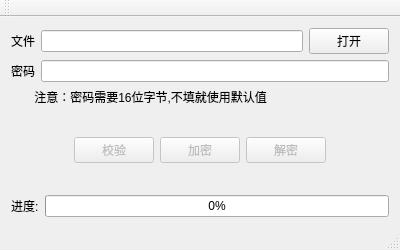
<?xml version="1.0" encoding="UTF-8"?>
<ui version="4.0">
 <class>FileEncrypt</class>
 <widget class="QMainWindow" name="FileEncrypt">
  <property name="windowModality">
   <enum>Qt::ApplicationModal</enum>
  </property>
  <property name="geometry">
   <rect>
    <x>0</x>
    <y>0</y>
    <width>400</width>
    <height>250</height>
   </rect>
  </property>
  <property name="maximumSize">
   <size>
    <width>400</width>
    <height>250</height>
   </size>
  </property>
  <property name="windowTitle">
   <string>FileEncrypt(v1.0) by kxf 2019-01-31</string>
  </property>
  <widget class="QWidget" name="centralWidget">
   <layout class="QVBoxLayout" name="verticalLayout_2">
    <item>
     <layout class="QHBoxLayout" name="horizontalLayout">
      <item>
       <widget class="QLabel" name="label">
        <property name="text">
         <string>文件</string>
        </property>
       </widget>
      </item>
      <item>
       <widget class="QLineEdit" name="fileLE"/>
      </item>
      <item>
       <widget class="QPushButton" name="openBtn">
        <property name="text">
         <string>打开</string>
        </property>
       </widget>
      </item>
     </layout>
    </item>
    <item>
     <layout class="QVBoxLayout" name="verticalLayout">
      <item>
       <layout class="QHBoxLayout" name="horizontalLayout_2">
        <item>
         <widget class="QLabel" name="label_2">
          <property name="text">
           <string>密码</string>
          </property>
         </widget>
        </item>
        <item>
         <widget class="QLineEdit" name="pwdLE"/>
        </item>
       </layout>
      </item>
      <item>
       <widget class="QLabel" name="label_3">
        <property name="text">
         <string>       注意：密码需要16位字节,不填就使用默认值</string>
        </property>
       </widget>
      </item>
     </layout>
    </item>
    <item>
     <spacer name="verticalSpacer_2">
      <property name="orientation">
       <enum>Qt::Vertical</enum>
      </property>
      <property name="sizeHint" stdset="0">
       <size>
        <width>20</width>
        <height>40</height>
       </size>
      </property>
     </spacer>
    </item>
    <item>
     <layout class="QHBoxLayout" name="horizontalLayout_4">
      <item>
       <spacer name="horizontalSpacer">
        <property name="orientation">
         <enum>Qt::Horizontal</enum>
        </property>
        <property name="sizeHint" stdset="0">
         <size>
          <width>40</width>
          <height>20</height>
         </size>
        </property>
       </spacer>
      </item>
      <item>
       <widget class="QPushButton" name="hashCheckBtn">
        <property name="enabled">
         <bool>false</bool>
        </property>
        <property name="text">
         <string>校验</string>
        </property>
       </widget>
      </item>
      <item>
       <widget class="QPushButton" name="enBtn">
        <property name="enabled">
         <bool>false</bool>
        </property>
        <property name="text">
         <string>加密</string>
        </property>
       </widget>
      </item>
      <item>
       <widget class="QPushButton" name="deBtn">
        <property name="enabled">
         <bool>false</bool>
        </property>
        <property name="text">
         <string>解密</string>
        </property>
       </widget>
      </item>
      <item>
       <spacer name="horizontalSpacer_2">
        <property name="orientation">
         <enum>Qt::Horizontal</enum>
        </property>
        <property name="sizeHint" stdset="0">
         <size>
          <width>40</width>
          <height>20</height>
         </size>
        </property>
       </spacer>
      </item>
     </layout>
    </item>
    <item>
     <spacer name="verticalSpacer">
      <property name="orientation">
       <enum>Qt::Vertical</enum>
      </property>
      <property name="sizeHint" stdset="0">
       <size>
        <width>20</width>
        <height>40</height>
       </size>
      </property>
     </spacer>
    </item>
    <item>
     <layout class="QHBoxLayout" name="horizontalLayout_3">
      <item>
       <widget class="QLabel" name="label_4">
        <property name="text">
         <string>进度:</string>
        </property>
       </widget>
      </item>
      <item>
       <widget class="QProgressBar" name="progressBar">
        <property name="value">
         <number>0</number>
        </property>
       </widget>
      </item>
     </layout>
    </item>
   </layout>
   <zorder>verticalSpacer_2</zorder>
   <zorder>verticalSpacer</zorder>
  </widget>
  <widget class="QMenuBar" name="menuBar">
   <property name="geometry">
    <rect>
     <x>0</x>
     <y>0</y>
     <width>400</width>
     <height>22</height>
    </rect>
   </property>
  </widget>
  <widget class="QToolBar" name="mainToolBar">
   <attribute name="toolBarArea">
    <enum>TopToolBarArea</enum>
   </attribute>
   <attribute name="toolBarBreak">
    <bool>false</bool>
   </attribute>
  </widget>
  <widget class="QStatusBar" name="statusBar"/>
 </widget>
 <layoutdefault spacing="6" margin="11"/>
 <resources/>
 <connections/>
</ui>
